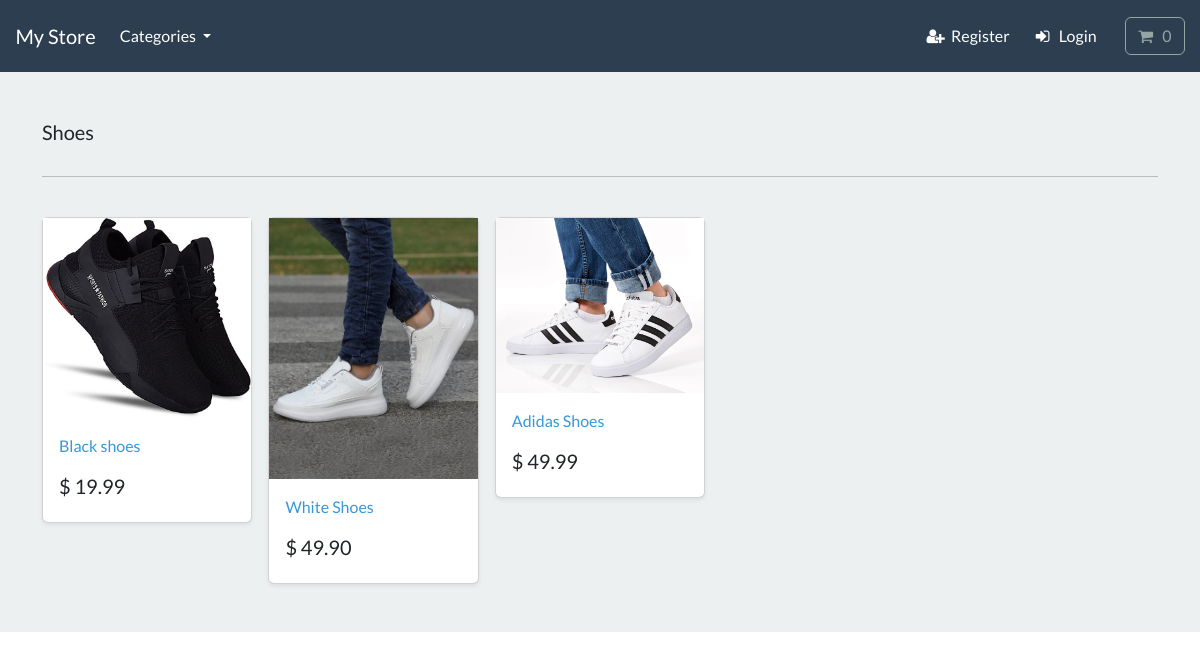
The page /search/shoes/ on the database its author committed.
### store/models.py (models this page shows, shortened)
class Category(models.Model):
    name = models.CharField(max_length=250, db_index=True)
    slug = models.SlugField(max_length=250, unique=True)
    class Meta:
        verbose_name_plural = 'categories'
    def get_absolute_url(self):
        return reverse('list-category', args=[self.slug])

class Product(models.Model):
    category =  models.ForeignKey(Category, related_name='product', on_delete=models.CASCADE, null=True)
    title = models.CharField(max_length=250)
    brand = models.CharField(max_length=250, default='un-branded')
    description = models.TextField(blank=True)
    slug = models.SlugField(max_length=255)
    price = models.DecimalField(max_digits=4, decimal_places=2)
    image = models.ImageField(upload_to='images/')
    class Meta:
        verbose_name_plural = 'products'
    def get_absolute_url(self):
        return reverse("product-info", args=[self.slug])

### store/views.py (the view)
# urls.py: path('search/<slug:category_slug>/', views.list_category, name='list-category'),
def list_category(request, category_slug=None):
    category = get_object_or_404(Category, slug=category_slug)
    products = Product.objects.filter(category=category)
    return render(request, 'store/list-category.html', {'category': category, 'products':products} )

### cart/cart.py (called while the page is built)
    def __len__(self):
        return sum(item['qty'] for item in self.cart.values())

### cart/context_processors.py (called while the page is built)
def cart(request):
    return {'cart': Cart(request)}

### store/views.py (called while the page is built)
def categories(request):
    all_categories = Category.objects.all()
    return {'all_categories': all_categories}

### store/templates/store/list-category.html
{% extends "./base.html" %}
{% load static %}
{% block content %}
<main>
  <div class="album py-5 bg-light">
    <div class="container">
      <div class="pb-3 h5"> {{ category.name | capfirst }} </div>
      <hr>
      <br>
      <div class="row row-cols-1 row-cols-sm-2 row-cols-md-5 g-3">
        {% for product in  products %}
        <div class="col">
          <div class="card shadow-sm">
          <img class="img-fluid" alt="Responsive image" src=" {{ product.image.url }} ">
            <div class="card-body">
              <p class="card-text">
                <a class="text-info text-decoration-none" href="{{ product.get_absolute_url }}"> {{ product.title }} </a>
              </p>
              <div class="d-flex justify-content-between align-items-center">
                <h5> $ {{ product.price }} </h5>
              </div>
            </div>
          </div>
        </div>
        {% endfor %}
      </div>
    </div>
  </div>
</main>
{% endblock %}

### rows shown on the page
Category: name "Shoes"
Product: image (picture), title "Black shoes", price "19.99"
Product: image (picture), title "White Shoes", price "49.90"
Product: image (picture), title "Adidas Shoes", price "49.99"
